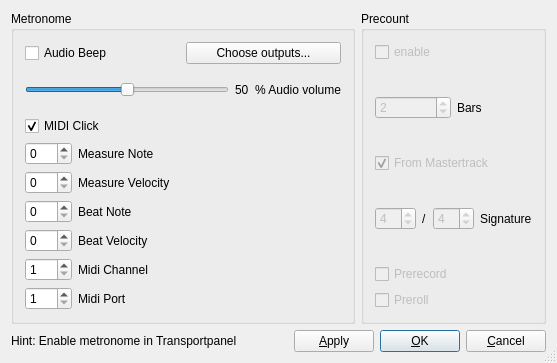
<?xml version="1.0" encoding="UTF-8"?>
<ui version="4.0">
 <class>MetronomeConfigBase</class>
 <widget class="QDialog" name="MetronomeConfigBase">
  <property name="geometry">
   <rect>
    <x>0</x>
    <y>0</y>
    <width>557</width>
    <height>363</height>
   </rect>
  </property>
  <property name="windowTitle">
   <string>OOMidi: Metronome Config</string>
  </property>
  <property name="sizeGripEnabled">
   <bool>true</bool>
  </property>
  <layout class="QGridLayout">
   <property name="margin">
    <number>11</number>
   </property>
   <property name="spacing">
    <number>6</number>
   </property>
   <item row="0" column="0">
    <layout class="QGridLayout">
     <item row="0" column="0">
      <widget class="QGroupBox" name="GroupBox1">
       <property name="title">
        <string>Metronome</string>
       </property>
       <layout class="QGridLayout">
        <property name="margin">
         <number>11</number>
        </property>
        <property name="spacing">
         <number>6</number>
        </property>
        <item row="0" column="0">
         <layout class="QVBoxLayout">
          <item>
           <layout class="QHBoxLayout">
            <item>
             <widget class="QCheckBox" name="audioBeep">
              <property name="text">
               <string>Audio Beep</string>
              </property>
             </widget>
            </item>
            <item>
             <widget class="QPushButton" name="audioBeepRoutesButton">
              <property name="text">
               <string>Choose outputs...</string>
              </property>
              <property name="autoDefault">
               <bool>true</bool>
              </property>
             </widget>
            </item>
           </layout>
          </item>
          <item>
           <layout class="QHBoxLayout">
            <item>
             <widget class="QSlider" name="volumeSlider">
              <property name="minimum">
               <number>0</number>
              </property>
              <property name="maximum">
               <number>100</number>
              </property>
              <property name="singleStep">
               <number>1</number>
              </property>
              <property name="pageStep">
               <number>10</number>
              </property>
              <property name="value">
               <number>50</number>
              </property>
              <property name="orientation">
               <enum>Qt::Horizontal</enum>
              </property>
             </widget>
            </item>
            <item>
             <widget class="QLabel" name="volumeLabel">
              <property name="text">
               <string>50</string>
              </property>
              <property name="wordWrap">
               <bool>false</bool>
              </property>
             </widget>
            </item>
            <item>
             <widget class="QLabel" name="textLabel1">
              <property name="text">
               <string>% Audio volume</string>
              </property>
              <property name="wordWrap">
               <bool>false</bool>
              </property>
             </widget>
            </item>
           </layout>
          </item>
          <item>
           <widget class="QCheckBox" name="midiClick">
            <property name="text">
             <string>MIDI Click</string>
            </property>
            <property name="checked">
             <bool>true</bool>
            </property>
           </widget>
          </item>
          <item>
           <layout class="QHBoxLayout">
            <property name="spacing">
             <number>6</number>
            </property>
            <property name="margin">
             <number>0</number>
            </property>
            <item>
             <layout class="QGridLayout">
              <property name="margin">
               <number>0</number>
              </property>
              <property name="spacing">
               <number>6</number>
              </property>
              <item row="4" column="1">
               <widget class="QLabel" name="TextLabel5">
                <property name="text">
                 <string>Midi Channel</string>
                </property>
                <property name="wordWrap">
                 <bool>false</bool>
                </property>
               </widget>
              </item>
              <item row="0" column="1">
               <widget class="QLabel" name="TextLabel1">
                <property name="text">
                 <string>Measure Note</string>
                </property>
                <property name="wordWrap">
                 <bool>false</bool>
                </property>
               </widget>
              </item>
              <item row="4" column="0">
               <widget class="QSpinBox" name="midiChannel">
                <property name="minimum">
                 <number>1</number>
                </property>
                <property name="maximum">
                 <number>16</number>
                </property>
               </widget>
              </item>
              <item row="1" column="1">
               <widget class="QLabel" name="TextLabel2">
                <property name="text">
                 <string>Measure Velocity</string>
                </property>
                <property name="wordWrap">
                 <bool>false</bool>
                </property>
               </widget>
              </item>
              <item row="3" column="1">
               <widget class="QLabel" name="TextLabel4">
                <property name="text">
                 <string>Beat Velocity</string>
                </property>
                <property name="wordWrap">
                 <bool>false</bool>
                </property>
               </widget>
              </item>
              <item row="5" column="0">
               <widget class="QSpinBox" name="midiPort">
                <property name="minimum">
                 <number>1</number>
                </property>
                <property name="maximum">
                 <number>16</number>
                </property>
               </widget>
              </item>
              <item row="2" column="1">
               <widget class="QLabel" name="TextLabel3">
                <property name="text">
                 <string>Beat Note</string>
                </property>
                <property name="wordWrap">
                 <bool>false</bool>
                </property>
               </widget>
              </item>
              <item row="2" column="0">
               <widget class="QSpinBox" name="beatNote"/>
              </item>
              <item row="1" column="0">
               <widget class="QSpinBox" name="measureVelocity">
                <property name="maximum">
                 <number>127</number>
                </property>
               </widget>
              </item>
              <item row="0" column="0">
               <widget class="QSpinBox" name="measureNote"/>
              </item>
              <item row="5" column="1">
               <widget class="QLabel" name="TextLabel6">
                <property name="text">
                 <string>Midi Port</string>
                </property>
                <property name="wordWrap">
                 <bool>false</bool>
                </property>
               </widget>
              </item>
              <item row="3" column="0">
               <widget class="QSpinBox" name="beatVelocity">
                <property name="maximum">
                 <number>127</number>
                </property>
               </widget>
              </item>
             </layout>
            </item>
            <item>
             <spacer name="Spacer10">
              <property name="orientation">
               <enum>Qt::Horizontal</enum>
              </property>
              <property name="sizeType">
               <enum>QSizePolicy::Expanding</enum>
              </property>
              <property name="sizeHint" stdset="0">
               <size>
                <width>20</width>
                <height>20</height>
               </size>
              </property>
             </spacer>
            </item>
           </layout>
          </item>
         </layout>
        </item>
       </layout>
      </widget>
     </item>
     <item row="0" column="1">
      <widget class="QGroupBox" name="GroupBox2">
       <property name="title">
        <string>Precount</string>
       </property>
       <layout class="QVBoxLayout">
        <property name="spacing">
         <number>6</number>
        </property>
        <property name="margin">
         <number>11</number>
        </property>
        <item>
         <widget class="QCheckBox" name="precountEnable">
          <property name="enabled">
           <bool>false</bool>
          </property>
          <property name="text">
           <string>enable</string>
          </property>
          <property name="checked">
           <bool>false</bool>
          </property>
         </widget>
        </item>
        <item>
         <layout class="QHBoxLayout">
          <property name="spacing">
           <number>6</number>
          </property>
          <property name="margin">
           <number>0</number>
          </property>
          <item>
           <widget class="QSpinBox" name="precountBars">
            <property name="enabled">
             <bool>false</bool>
            </property>
            <property name="minimum">
             <number>1</number>
            </property>
            <property name="maximum">
             <number>10</number>
            </property>
            <property name="value">
             <number>2</number>
            </property>
           </widget>
          </item>
          <item>
           <widget class="QLabel" name="TextLabel7">
            <property name="text">
             <string>Bars</string>
            </property>
            <property name="wordWrap">
             <bool>false</bool>
            </property>
           </widget>
          </item>
         </layout>
        </item>
        <item>
         <widget class="QCheckBox" name="precountFromMastertrack">
          <property name="enabled">
           <bool>false</bool>
          </property>
          <property name="text">
           <string>From Mastertrack</string>
          </property>
          <property name="checked">
           <bool>true</bool>
          </property>
         </widget>
        </item>
        <item>
         <layout class="QHBoxLayout">
          <property name="spacing">
           <number>6</number>
          </property>
          <property name="margin">
           <number>0</number>
          </property>
          <item>
           <widget class="QSpinBox" name="precountSigZ">
            <property name="enabled">
             <bool>false</bool>
            </property>
            <property name="minimum">
             <number>1</number>
            </property>
            <property name="maximum">
             <number>32</number>
            </property>
            <property name="value">
             <number>4</number>
            </property>
           </widget>
          </item>
          <item>
           <widget class="QLabel" name="TextLabel8">
            <property name="text">
             <string>/</string>
            </property>
            <property name="wordWrap">
             <bool>false</bool>
            </property>
           </widget>
          </item>
          <item>
           <widget class="QSpinBox" name="precountSigN">
            <property name="enabled">
             <bool>false</bool>
            </property>
            <property name="minimum">
             <number>2</number>
            </property>
            <property name="maximum">
             <number>64</number>
            </property>
            <property name="value">
             <number>4</number>
            </property>
           </widget>
          </item>
          <item>
           <widget class="QLabel" name="TextLabel9">
            <property name="text">
             <string>Signature</string>
            </property>
            <property name="wordWrap">
             <bool>false</bool>
            </property>
           </widget>
          </item>
         </layout>
        </item>
        <item>
         <widget class="QCheckBox" name="precountPrerecord">
          <property name="enabled">
           <bool>false</bool>
          </property>
          <property name="text">
           <string>Prerecord</string>
          </property>
         </widget>
        </item>
        <item>
         <widget class="QCheckBox" name="precountPreroll">
          <property name="enabled">
           <bool>false</bool>
          </property>
          <property name="text">
           <string>Preroll</string>
          </property>
         </widget>
        </item>
       </layout>
      </widget>
     </item>
     <item row="1" column="0" colspan="2">
      <layout class="QHBoxLayout">
       <item>
        <widget class="QLabel" name="textLabel3">
         <property name="text">
          <string>Hint: Enable metronome in Transportpanel</string>
         </property>
         <property name="wordWrap">
          <bool>false</bool>
         </property>
        </widget>
       </item>
       <item>
        <spacer name="Horizontal Spacing2">
         <property name="orientation">
          <enum>Qt::Horizontal</enum>
         </property>
         <property name="sizeType">
          <enum>QSizePolicy::Expanding</enum>
         </property>
         <property name="sizeHint" stdset="0">
          <size>
           <width>8</width>
           <height>20</height>
          </size>
         </property>
        </spacer>
       </item>
       <item>
        <widget class="QPushButton" name="buttonApply">
         <property name="text">
          <string>&amp;Apply</string>
         </property>
         <property name="shortcut">
          <string>Alt+A</string>
         </property>
         <property name="autoDefault">
          <bool>true</bool>
         </property>
        </widget>
       </item>
       <item>
        <widget class="QPushButton" name="buttonOk">
         <property name="text">
          <string>&amp;OK</string>
         </property>
         <property name="shortcut">
          <string>Alt+O</string>
         </property>
         <property name="autoDefault">
          <bool>true</bool>
         </property>
         <property name="default">
          <bool>true</bool>
         </property>
        </widget>
       </item>
       <item>
        <widget class="QPushButton" name="buttonCancel">
         <property name="text">
          <string>&amp;Cancel</string>
         </property>
         <property name="shortcut">
          <string>Alt+C</string>
         </property>
         <property name="autoDefault">
          <bool>true</bool>
         </property>
        </widget>
       </item>
      </layout>
     </item>
    </layout>
   </item>
  </layout>
 </widget>
 <layoutdefault spacing="6" margin="11"/>
 <tabstops>
  <tabstop>audioBeep</tabstop>
  <tabstop>audioBeepRoutesButton</tabstop>
  <tabstop>midiClick</tabstop>
  <tabstop>measureNote</tabstop>
  <tabstop>measureVelocity</tabstop>
  <tabstop>beatNote</tabstop>
  <tabstop>beatVelocity</tabstop>
  <tabstop>midiChannel</tabstop>
  <tabstop>midiPort</tabstop>
  <tabstop>precountEnable</tabstop>
  <tabstop>precountBars</tabstop>
  <tabstop>precountFromMastertrack</tabstop>
  <tabstop>precountSigZ</tabstop>
  <tabstop>precountPrerecord</tabstop>
  <tabstop>precountPreroll</tabstop>
  <tabstop>precountSigN</tabstop>
  <tabstop>buttonApply</tabstop>
  <tabstop>buttonOk</tabstop>
  <tabstop>buttonCancel</tabstop>
 </tabstops>
 <resources/>
 <connections>
  <connection>
   <sender>buttonOk</sender>
   <signal>clicked()</signal>
   <receiver>MetronomeConfigBase</receiver>
   <slot>accept()</slot>
   <hints>
    <hint type="sourcelabel">
     <x>20</x>
     <y>20</y>
    </hint>
    <hint type="destinationlabel">
     <x>20</x>
     <y>20</y>
    </hint>
   </hints>
  </connection>
  <connection>
   <sender>buttonCancel</sender>
   <signal>clicked()</signal>
   <receiver>MetronomeConfigBase</receiver>
   <slot>reject()</slot>
   <hints>
    <hint type="sourcelabel">
     <x>20</x>
     <y>20</y>
    </hint>
    <hint type="destinationlabel">
     <x>20</x>
     <y>20</y>
    </hint>
   </hints>
  </connection>
  <connection>
   <sender>volumeSlider</sender>
   <signal>valueChanged(int)</signal>
   <receiver>volumeLabel</receiver>
   <slot>setNum(int)</slot>
   <hints>
    <hint type="sourcelabel">
     <x>20</x>
     <y>20</y>
    </hint>
    <hint type="destinationlabel">
     <x>20</x>
     <y>20</y>
    </hint>
   </hints>
  </connection>
 </connections>
</ui>
